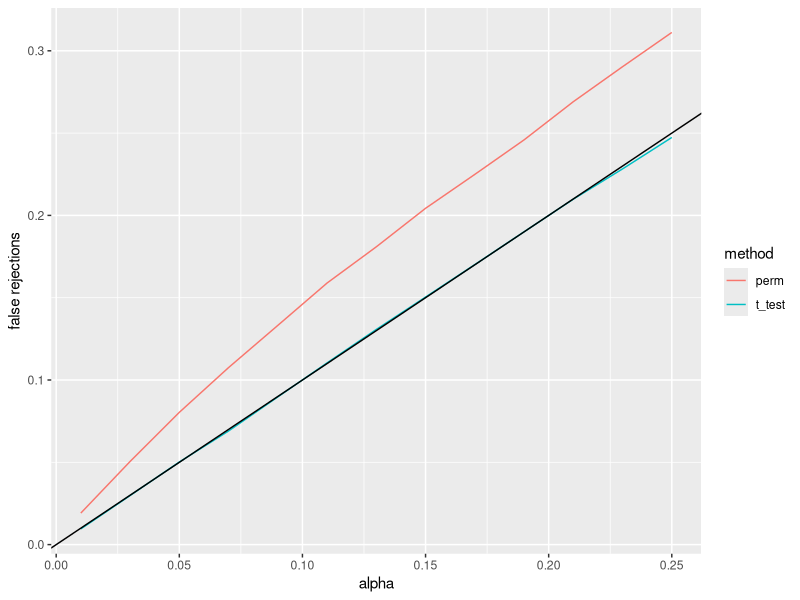

Reproduce this figure in R.
### Trials for comparing type I error between t-test and test through balanced permutation
### This simulation assumes that both groups follow normal distribution with sd = 1

# Number of replications
rep <- 50000
# Number of samples drawn to get empirical distribution
m <- 10000
# Nominal significance level
alpha <- seq(0.01, 0.25, by = 0.02)
# Number of samples in each group
n <- 4
# Normal mean for each group
mu1 <- 0
mu2 <- 0
# Standard deviation for the normal distribution for each group
sigma <- 1

# Simulate control group and treatment group and repeat 'rep' times
control <- replicate(rep, rnorm(n, mu1, sigma))
treat <- replicate(rep, rnorm(n, mu2, sigma))
dat <- rbind(control, treat)

# Construct all the permutations (half when each group has equal number of samples based on symmetry)
# Randomly pick one from all the balanced permutations
perms <- combn(2*n, n)
perms <- perms[, seq_len(ncol(perms)/2)]
idx <- which(apply(perms, 2, FUN = function(x) sum(x %in% (1:n)) == floor(n/2)))
perm <- perms[, sample(idx, 1)]

##########################################################
###############     Two-sample t-test     ################    
##########################################################

stat_t_test <- unlist(lapply(1:rep, FUN = function(x, control, treat) 
  t.test(control[, x], treat[, x], var.equal = T)$statistic, control = control, treat = treat))
p_val_t_test <- unlist(lapply(1:rep, FUN = function(x, control, treat) 
  t.test(control[, x], treat[, x], var.equal = T)$p.value, control = control, treat = treat))
# False rejections
fr_t_test <- unlist(lapply(alpha, FUN = function(x, p_val) sum(p_val <= x)/rep, p_val = p_val_t_test))

##########################################################
#######    Heuristic balanced permutation test    ########    
##########################################################
mu2_heuristic <- 1
J <- rpois(m, n/4*(mu2_heuristic - mu1)^2)
t_sam <- rt(m, df = 2*n - 2 + 2*J)
# Draw samples from the supposed distribution for the balanced permuted statistic given heuristic alt mean
emp_alt <- sqrt((2*n - 2)/(2*n - 2 + 2*J))*t_sam
alt_ecdf <- ecdf(abs(emp_alt))

p_val_perm <- 1 - alt_ecdf(abs(stat_t_test))
# False rejections
fr_perm <-  unlist(lapply(alpha, FUN = function(x, p_val) sum(p_val <= x)/rep, p_val = p_val_perm))

##########################################################
#######      Compare the power of two methods     ########    
##########################################################
library(ggplot2)
plot_data <- data.frame(matrix(0, ncol = 3, nrow = 2*length(alpha)))
plot_data[, 1] <- rep(alpha, 2)
plot_data[, 2] <- c(fr_t_test, fr_perm)
plot_data[, 3] <- c(rep("t_test", length(alpha)), rep("perm", length(alpha)))

colnames(plot_data) <- c("alpha", "false rejections", "method")

ggplot(data = plot_data, aes(x = alpha, y = `false rejections`, color = method)) + geom_line() + geom_abline(slope = 1, intercept = 0)

